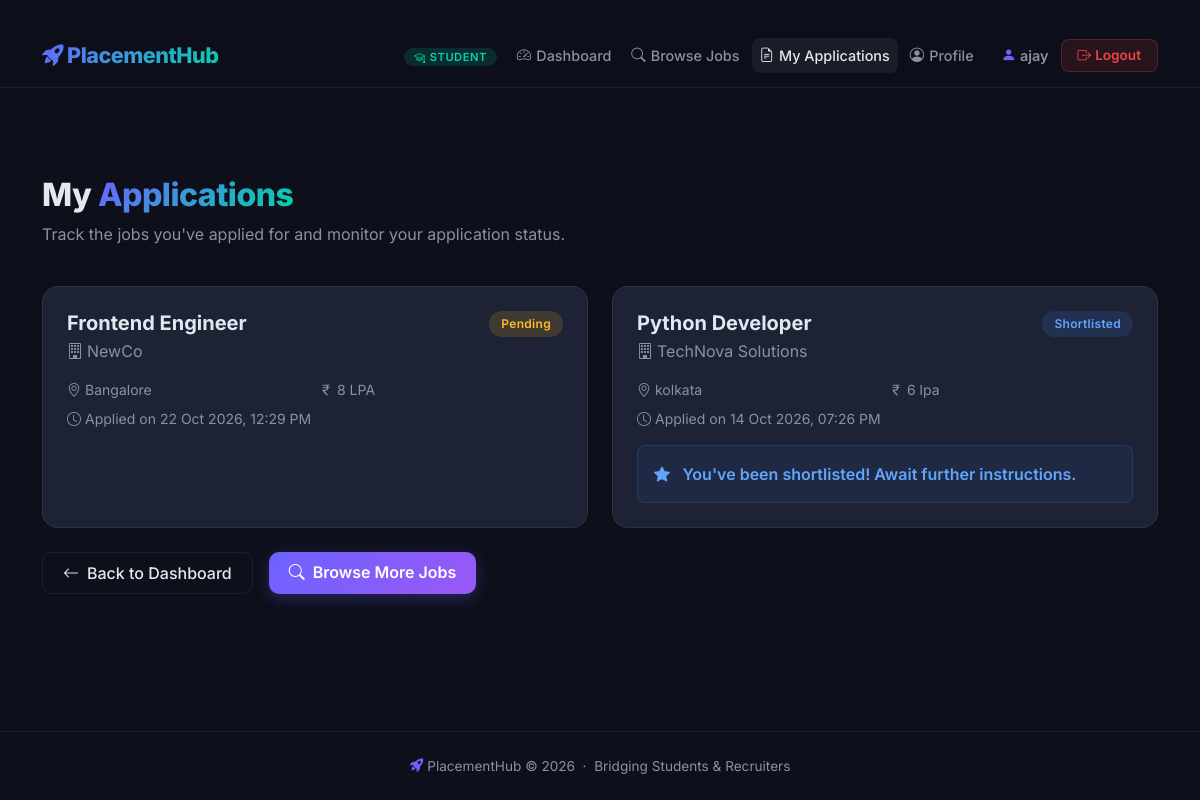
The page /jobs/my-applications/ (signed in) on the database its author committed.
### accounts/models.py (models this page shows, shortened)
class User(AbstractUser):
    ROLE_CHOICES = [
        ('student', 'Student'),
        ('recruiter', 'Recruiter'),
    ]
    role = models.CharField(
        max_length=20,
        choices=ROLE_CHOICES,
        default='student'
    )

### applications/models.py (models this page shows, shortened)
class Application(models.Model):
    STATUS_CHOICES = [
        ('pending', 'Pending'),
        ('shortlisted', 'Shortlisted'),
        ('rejected', 'Rejected'),
        ('selected', 'Selected'),
    ]
    student = models.ForeignKey(
        settings.AUTH_USER_MODEL,
        on_delete=models.CASCADE,
        related_name='job_applications'
    )
    job = models.ForeignKey(
        'jobs.Job',
        on_delete=models.CASCADE,
        related_name='applications'
    )
    status = models.CharField(
        max_length=20,
        choices=STATUS_CHOICES,
        default='pending'
    )
    applied_at = models.DateTimeField(auto_now_add=True)
    class Meta:
        constraints = [
            models.UniqueConstraint(
                fields=['student', 'job'],
                name='unique_student_job_application'
            )
        ]

### jobs/models.py (models this page shows, shortened)
class Job(models.Model):
    company = models.ForeignKey(
        Company,
        on_delete=models.CASCADE,
        related_name="jobs"
    )
    title = models.CharField(max_length=150)
    description = models.TextField()
    required_skills = models.TextField()
    minimum_cgpa = models.DecimalField(
        max_digits=4,
        decimal_places=2,
        default=0
    )
    location = models.CharField(max_length=100, blank=True)
    salary = models.CharField(max_length=100, blank=True)
    deadline = models.DateField(null=True, blank=True)
    is_active = models.BooleanField(default=True)
    created_at = models.DateTimeField(auto_now_add=True)

class Company(models.Model):
    recruiter = models.ForeignKey(
        settings.AUTH_USER_MODEL,
        on_delete=models.CASCADE,
        related_name="companies"
    )
    name = models.CharField(max_length=150)
    description = models.TextField(blank=True)
    website = models.URLField(blank=True)

### jobs/views.py (the view)
# urls.py: path('my-applications/', views.my_applications, name='my_applications'),
@login_required
def my_applications(request):
    if request.user.role != 'student':
        return redirect('home')
    applications = Application.objects.filter(
        student=request.user
    ).select_related(
        'job',
        'job__company'
    ).order_by('-applied_at')
    return render(
        request,
        'jobs/my_applications.html',
        {'applications': applications}
    )

### jobs/templates/jobs/my_applications.html (shortened to what this page needs)
{% extends "core/base.html" %}
{% block nav_applications %}active{% endblock %}
{% block content %}
<div class="container py-5">
  <div class="ph-page-header fade-in">
    <h2>My <span class="gradient-text">Applications</span></h2>
    <p class="text-muted">Track the jobs you've applied for and monitor your application status.</p>
  </div>
  <div class="row g-4 fade-in fade-in-delay-1">
    {% for application in applications %}
    <div class="col-md-6">
      <div class="ph-card p-4 h-100">
        <div class="d-flex justify-content-between align-items-start mb-3">
          <div>
            <h5 class="fw-bold mb-1">{{ application.job.title }}</h5>
            <p class="mb-0" style="color:var(--ph-muted);"><i class="bi bi-building me-1"></i>{{ application.job.company.name }}</p>
          </div>
          {% if application.status == "pending" %}<span class="ph-badge ph-badge-pending">Pending</span>
          {% elif application.status == "shortlisted" %}<span class="ph-badge ph-badge-shortlisted">Shortlisted</span>
          {% elif application.status == "rejected" %}<span class="ph-badge ph-badge-rejected">Rejected</span>
          {% elif application.status == "selected" %}<span class="ph-badge ph-badge-selected">Selected</span>
          {% else %}<span class="ph-badge ph-badge-inactive">{{ application.get_status_display }}</span>{% endif %}
        </div>
        <div class="row g-2 mb-3">
          {% if application.job.location %}
          <div class="col-6"><span class="small" style="color:var(--ph-muted);"><i class="bi bi-geo-alt me-1"></i>{{ application.job.location }}</span></div>
          {% endif %}
          {% if application.job.salary %}
          <div class="col-6"><span class="small" style="color:var(--ph-muted);"><i class="bi bi-currency-rupee me-1"></i>{{ application.job.salary }}</span></div>
          {% endif %}
          <div class="col-12"><span class="small" style="color:var(--ph-muted);"><i class="bi bi-clock me-1"></i>Applied on {{ application.applied_at|date:"d M Y, h:i A" }}</span></div>
        </div>
        {% if application.status == "selected" %}
        <div class="p-3 rounded-3" style="background:rgba(0,212,170,0.08);border:1px solid rgba(0,212,170,0.2);">
          <i class="bi bi-check-circle-fill me-2" style="color:var(--ph-accent);"></i>
          <span style="color:var(--ph-accent); font-weight:600;">Congratulations! You've been selected.</span>
        </div>
        {% elif application.status == "shortlisted" %}
        <div class="p-3 rounded-3" style="background:rgba(59,130,246,0.08);border:1px solid rgba(59,130,246,0.2);">
          <i class="bi bi-star-fill me-2" style="color:#60a5fa;"></i>
          <span style="color:#60a5fa; font-weight:600;">You've been shortlisted! Await further instructions.</span>
        </div>
        {% endif %}
      </div>
    </div>
    {% endfor %}
  </div>
  <div class="mt-4 d-flex gap-3">
    <a href="{% url 'student_dashboard' %}" class="btn btn-ph-outline"><i class="bi bi-arrow-left me-2"></i>Back to Dashboard</a>
    <a href="{% url 'browse_jobs' %}" class="btn btn-ph-primary"><i class="bi bi-search me-2"></i>Browse More Jobs</a>
  </div>
</div>
{% endblock %}

### core/templates/core/base.html (shortened to what this page needs)
﻿<!DOCTYPE html>
<html lang="en">
<head>
    <link href="https://cdn.jsdelivr.net/npm/bootstrap@5.3.3/dist/css/bootstrap.min.css" rel="stylesheet">
    <link href="https://cdn.jsdelivr.net/npm/bootstrap-icons@1.11.3/font/bootstrap-icons.min.css" rel="stylesheet">
</head>
<body>
    <nav class="ph-nav navbar navbar-expand-lg">
        <div class="container">
            <a class="navbar-brand" href="{% url 'home' %}">
                <i class="bi bi-rocket-takeoff-fill me-1"></i>PlacementHub
            </a>
            <div class="collapse navbar-collapse" id="navMenu">
                <ul class="navbar-nav ms-auto align-items-center gap-1">
                    {% if user.is_authenticated %}
                        <li class="nav-item me-2">
                            <span class="role-badge {% if user.role == 'student' %}student{% else %}recruiter{% endif %}">
                                <i class="bi {% if user.role == 'student' %}bi-mortarboard{% else %}bi-briefcase{% endif %} me-1"></i>{{ user.role|title }}
                            </span>
                        </li>
                        {% if user.role == 'student' %}
                            <li class="nav-item"><a class="nav-link {% block nav_dashboard %}{% endblock %}" href="{% url 'student_dashboard' %}"><i class="bi bi-speedometer2"></i>Dashboard</a></li>
                            <li class="nav-item"><a class="nav-link {% block nav_jobs %}{% endblock %}" href="{% url 'browse_jobs' %}"><i class="bi bi-search"></i>Browse Jobs</a></li>
                            <li class="nav-item"><a class="nav-link {% block nav_applications %}{% endblock %}" href="{% url 'my_applications' %}"><i class="bi bi-file-earmark-text"></i>My Applications</a></li>
                            <li class="nav-item"><a class="nav-link {% block nav_profile %}{% endblock %}" href="{% url 'student_profile' %}"><i class="bi bi-person-circle"></i>Profile</a></li>
                        {% endif %}
                        <li class="nav-item ms-2">
                            <span class="nav-link" style="color: var(--ph-text); font-weight: 600; font-size:0.9rem; cursor:default;">
                                <i class="bi bi-person-fill me-1" style="color: var(--ph-primary);"></i>{{ user.username }}
                            </span>
                        </li>
                        <li class="nav-item">
                            <form method="post" action="{% url 'logout' %}" class="d-inline">
                                <button type="submit" class="btn btn-logout"><i class="bi bi-box-arrow-right me-1"></i>Logout</button>
                            </form>
                        </li>
                    {% else %}
                        <li class="nav-item"><a class="nav-link" href="{% url 'login' %}"><i class="bi bi-box-arrow-in-right"></i>Login</a></li>
                        <li class="nav-item ms-1"><a class="btn btn-ph-primary btn-sm" href="{% url 'register' %}">Get Started</a></li>
                    {% endif %}
                </ul>
            </div>
        </div>
    </nav>
    <main>{% block content %}{% endblock %}</main>
    <footer class="ph-footer">
        <p class="mb-0"><i class="bi bi-rocket-takeoff-fill me-1" style="color: var(--ph-primary);"></i>PlacementHub &copy; 2026 &nbsp;&middot;&nbsp; Bridging Students &amp; Recruiters</p>
    </footer>
</body>
</html>

### core/templates/core/base.html (style rules this page uses)
:root { --ph-bg: #0d0f1a; --ph-surface: #161928; --ph-card: #1e2235; --ph-card-hover: #252840; --ph-border: rgba(255,255,255,0.07); --ph-primary: #6c63ff; --ph-primary-light: #8b83ff; --ph-accent: #00d4aa; --ph-accent2: #ff6b6b; --ph-gold: #fbbf24; --ph-text: #e2e8f0; --ph-muted: #8892a4; --ph-nav-height: 64px; }
* { box-sizing: border-box; }
body { font-family: 'Inter', sans-serif; background: var(--ph-bg); color: var(--ph-text); min-height: 100vh; display: flex; flex-direction: column; }
.ph-nav { background: rgba(13,15,26,0.97); backdrop-filter: blur(12px); border-bottom: 1px solid var(--ph-border); height: var(--ph-nav-height); position: sticky; top: 0; z-index: 1000; }
.ph-nav .navbar-brand { font-weight: 800; font-size: 1.35rem; background: linear-gradient(135deg, var(--ph-primary), var(--ph-accent)); -webkit-background-clip: text; -webkit-text-fill-color: transparent; background-clip: text; letter-spacing: -0.5px; }
.ph-nav .nav-link { color: var(--ph-muted) !important; font-weight: 500; font-size: 0.9rem; transition: color 0.2s; padding: 0.4rem 0.75rem; border-radius: 8px; }
.ph-nav .nav-link:hover, .ph-nav .nav-link.active { color: var(--ph-text) !important; background: rgba(255,255,255,0.06); }
.ph-nav .nav-link i { margin-right: 5px; }
.role-badge { font-size: 0.7rem; font-weight: 600; padding: 2px 10px; border-radius: 20px; text-transform: uppercase; letter-spacing: 0.5px; }
.role-badge.student { background: rgba(0,212,170,0.15); color: var(--ph-accent); }
.btn-ph-primary { background: linear-gradient(135deg, var(--ph-primary), #9b58f5); border: none; color: #fff; font-weight: 600; border-radius: 10px; padding: 0.5rem 1.25rem; transition: all 0.25s; box-shadow: 0 4px 15px rgba(108,99,255,0.3); }
.btn-ph-outline { background: transparent; border: 1px solid var(--ph-border); color: var(--ph-text); font-weight: 500; border-radius: 10px; padding: 0.5rem 1.25rem; transition: all 0.25s; }
.btn-logout { background: rgba(239,68,68,0.12); border: 1px solid rgba(239,68,68,0.25); color: #ef4444; font-weight: 600; border-radius: 8px; font-size: 0.85rem; padding: 0.35rem 1rem; transition: all 0.2s; }
.ph-card { background: var(--ph-card); border: 1px solid var(--ph-border); border-radius: 16px; transition: all 0.25s; }
.ph-badge { padding: 4px 12px; border-radius: 20px; font-size: 0.75rem; font-weight: 600; letter-spacing: 0.3px; }
.ph-badge-pending { background: rgba(251,191,36,0.15); color: var(--ph-gold); }
.ph-badge-shortlisted { background: rgba(59,130,246,0.15); color: #60a5fa; }
.ph-page-header { padding: 2.5rem 0 1.5rem; }
.ph-page-header h1, .ph-page-header h2 { font-weight: 800; letter-spacing: -0.5px; }
.gradient-text { background: linear-gradient(135deg, var(--ph-primary), var(--ph-accent)); -webkit-background-clip: text; -webkit-text-fill-color: transparent; background-clip: text; }
.ph-footer { margin-top: auto; padding: 1.5rem 0; border-top: 1px solid var(--ph-border); text-align: center; color: var(--ph-muted); font-size: 0.85rem; }
main { flex: 1; padding: 0 0 3rem; }
.fade-in { animation: fadeInUp 0.4s ease both; }
.fade-in-delay-1 { animation-delay: 0.1s; }
.text-muted { color: var(--ph-muted) !important; }
a { color: var(--ph-primary-light); }

### rows shown on the page
User: role "STUDENT", username "ajay"
Application: job "Frontend Engineer", job.company.name "NewCo", status "Pending", job.location "Bangalore", job.salary "8 LPA", applied_at "22 Oct 2026, 12:29 PM"
Application: job "Python Developer", job.company.name "TechNova Solutions", status "Shortlisted", job.location "kolkata", job.salary "6 lpa", applied_at "14 Oct 2026, 07:26 PM", shows "You've been shortlisted! Await further instructions."
